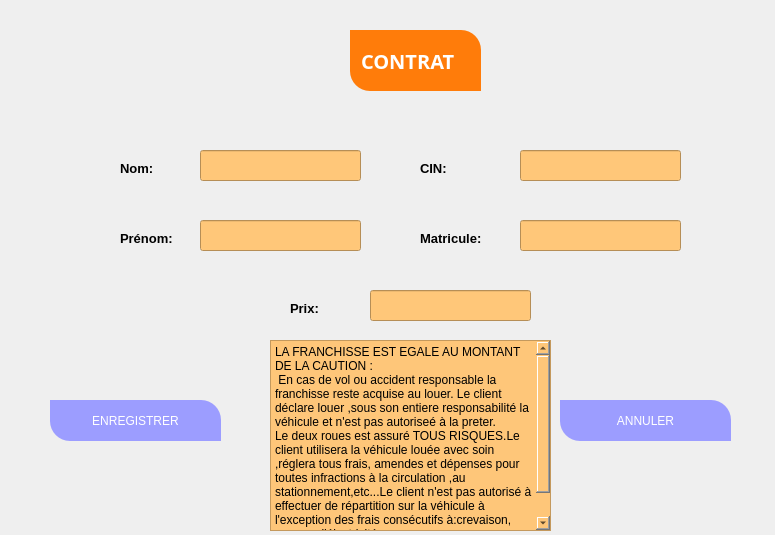
<?xml version="1.0" encoding="UTF-8"?>
<ui version="4.0">
 <class>Form</class>
 <widget class="QWidget" name="Form">
  <property name="geometry">
   <rect>
    <x>0</x>
    <y>0</y>
    <width>775</width>
    <height>535</height>
   </rect>
  </property>
  <property name="windowTitle">
   <string>Form</string>
  </property>
  <widget class="QLabel" name="label">
   <property name="geometry">
    <rect>
     <x>-20</x>
     <y>-20</y>
     <width>851</width>
     <height>551</height>
    </rect>
   </property>
   <property name="styleSheet">
    <string notr="true">background-image: url(:/newPrefix/v.jpg.jpg);</string>
   </property>
   <property name="text">
    <string/>
   </property>
  </widget>
  <widget class="QLabel" name="label_2">
   <property name="geometry">
    <rect>
     <x>350</x>
     <y>30</y>
     <width>131</width>
     <height>61</height>
    </rect>
   </property>
   <property name="font">
    <font>
     <family>Montserrat</family>
     <pointsize>15</pointsize>
     <weight>75</weight>
     <bold>true</bold>
    </font>
   </property>
   <property name="styleSheet">
    <string notr="true">
color:white;
text-align:center;
background-color: rgb(255, 124, 10);
padding:5px;
border-top-right-radius: 20px;
border-bottom-left-radius: 20px;</string>
   </property>
   <property name="text">
    <string>CONTRAT</string>
   </property>
  </widget>
  <widget class="QLabel" name="label_3">
   <property name="geometry">
    <rect>
     <x>420</x>
     <y>160</y>
     <width>71</width>
     <height>16</height>
    </rect>
   </property>
   <property name="font">
    <font>
     <pointsize>10</pointsize>
     <weight>75</weight>
     <bold>true</bold>
    </font>
   </property>
   <property name="text">
    <string>CIN:</string>
   </property>
  </widget>
  <widget class="QLineEdit" name="lineEdit">
   <property name="geometry">
    <rect>
     <x>200</x>
     <y>150</y>
     <width>161</width>
     <height>31</height>
    </rect>
   </property>
   <property name="font">
    <font>
     <pointsize>10</pointsize>
    </font>
   </property>
   <property name="styleSheet">
    <string notr="true">background-color: rgb(255, 199, 121);</string>
   </property>
  </widget>
  <widget class="QLabel" name="label_4">
   <property name="geometry">
    <rect>
     <x>120</x>
     <y>160</y>
     <width>71</width>
     <height>16</height>
    </rect>
   </property>
   <property name="font">
    <font>
     <pointsize>10</pointsize>
     <weight>75</weight>
     <bold>true</bold>
    </font>
   </property>
   <property name="text">
    <string>Nom:</string>
   </property>
  </widget>
  <widget class="QLabel" name="label_5">
   <property name="geometry">
    <rect>
     <x>420</x>
     <y>230</y>
     <width>71</width>
     <height>16</height>
    </rect>
   </property>
   <property name="font">
    <font>
     <pointsize>10</pointsize>
     <weight>75</weight>
     <bold>true</bold>
    </font>
   </property>
   <property name="text">
    <string>Matricule:</string>
   </property>
  </widget>
  <widget class="QLineEdit" name="lineEdit_2">
   <property name="geometry">
    <rect>
     <x>520</x>
     <y>150</y>
     <width>161</width>
     <height>31</height>
    </rect>
   </property>
   <property name="font">
    <font>
     <pointsize>10</pointsize>
    </font>
   </property>
   <property name="styleSheet">
    <string notr="true">background-color: rgb(255, 199, 121);</string>
   </property>
  </widget>
  <widget class="QLineEdit" name="lineEdit_3">
   <property name="geometry">
    <rect>
     <x>520</x>
     <y>220</y>
     <width>161</width>
     <height>31</height>
    </rect>
   </property>
   <property name="font">
    <font>
     <pointsize>10</pointsize>
    </font>
   </property>
   <property name="styleSheet">
    <string notr="true">background-color: rgb(255, 199, 121);</string>
   </property>
  </widget>
  <widget class="QLabel" name="label_6">
   <property name="geometry">
    <rect>
     <x>120</x>
     <y>230</y>
     <width>71</width>
     <height>16</height>
    </rect>
   </property>
   <property name="font">
    <font>
     <pointsize>10</pointsize>
     <weight>75</weight>
     <bold>true</bold>
    </font>
   </property>
   <property name="text">
    <string>Prénom:</string>
   </property>
  </widget>
  <widget class="QLineEdit" name="lineEdit_4">
   <property name="geometry">
    <rect>
     <x>200</x>
     <y>220</y>
     <width>161</width>
     <height>31</height>
    </rect>
   </property>
   <property name="font">
    <font>
     <pointsize>10</pointsize>
    </font>
   </property>
   <property name="styleSheet">
    <string notr="true">background-color: rgb(255, 199, 121);</string>
   </property>
  </widget>
  <widget class="QLabel" name="label_7">
   <property name="geometry">
    <rect>
     <x>290</x>
     <y>300</y>
     <width>71</width>
     <height>16</height>
    </rect>
   </property>
   <property name="font">
    <font>
     <pointsize>10</pointsize>
     <weight>75</weight>
     <bold>true</bold>
    </font>
   </property>
   <property name="text">
    <string>Prix:</string>
   </property>
  </widget>
  <widget class="QLineEdit" name="lineEdit_5">
   <property name="geometry">
    <rect>
     <x>370</x>
     <y>290</y>
     <width>161</width>
     <height>31</height>
    </rect>
   </property>
   <property name="font">
    <font>
     <pointsize>10</pointsize>
    </font>
   </property>
   <property name="styleSheet">
    <string notr="true">background-color: rgb(255, 199, 121);</string>
   </property>
  </widget>
  <widget class="QPlainTextEdit" name="plainTextEdit">
   <property name="geometry">
    <rect>
     <x>270</x>
     <y>340</y>
     <width>281</width>
     <height>191</height>
    </rect>
   </property>
   <property name="styleSheet">
    <string notr="true">background-color: rgb(254, 198, 121);</string>
   </property>
   <property name="plainText">
    <string>LA FRANCHISSE EST EGALE AU MONTANT DE LA CAUTION :
 En cas de vol ou accident responsable la franchisse reste acquise au louer. Le client déclare louer ,sous son entiere responsabilité la véhicule et n'est pas autoriseé à la preter.
Le deux roues est assuré TOUS RISQUES.Le client utilisera la véhicule louée avec soin ,réglera tous frais, amendes et dépenses pour toutes infractions à la circulation ,au stationnement,etc...Le client n'est pas autorisé à effectuer de répartition sur la véhicule à l'exception des frais consécutifs à:crevaison, pannes d'électricité.</string>
   </property>
  </widget>
  <widget class="QPushButton" name="pushButton_5">
   <property name="geometry">
    <rect>
     <x>560</x>
     <y>400</y>
     <width>171</width>
     <height>41</height>
    </rect>
   </property>
   <property name="styleSheet">
    <string notr="true">color: rgb(255, 255, 255);
background-color: rgb(156, 157, 255);
font: 75 12pt &quot;MS Shell Dlg 2&quot;;
border-top-right-radius: 20px;
border-bottom-left-radius: 20px;
text-align:center;
padding:5px;</string>
   </property>
   <property name="text">
    <string>ANNULER</string>
   </property>
  </widget>
  <widget class="QPushButton" name="pushButton_6">
   <property name="geometry">
    <rect>
     <x>50</x>
     <y>400</y>
     <width>171</width>
     <height>41</height>
    </rect>
   </property>
   <property name="styleSheet">
    <string notr="true">color: rgb(255, 255, 255);
background-color: rgb(156, 157, 255);
font: 75 12pt &quot;MS Shell Dlg 2&quot;;
border-top-right-radius: 20px;
border-bottom-left-radius: 20px;
text-align:center;
padding:5px;</string>
   </property>
   <property name="text">
    <string>ENREGISTRER</string>
   </property>
  </widget>
 </widget>
 <resources>
  <include location="fds.qrc"/>
 </resources>
 <connections/>
</ui>
